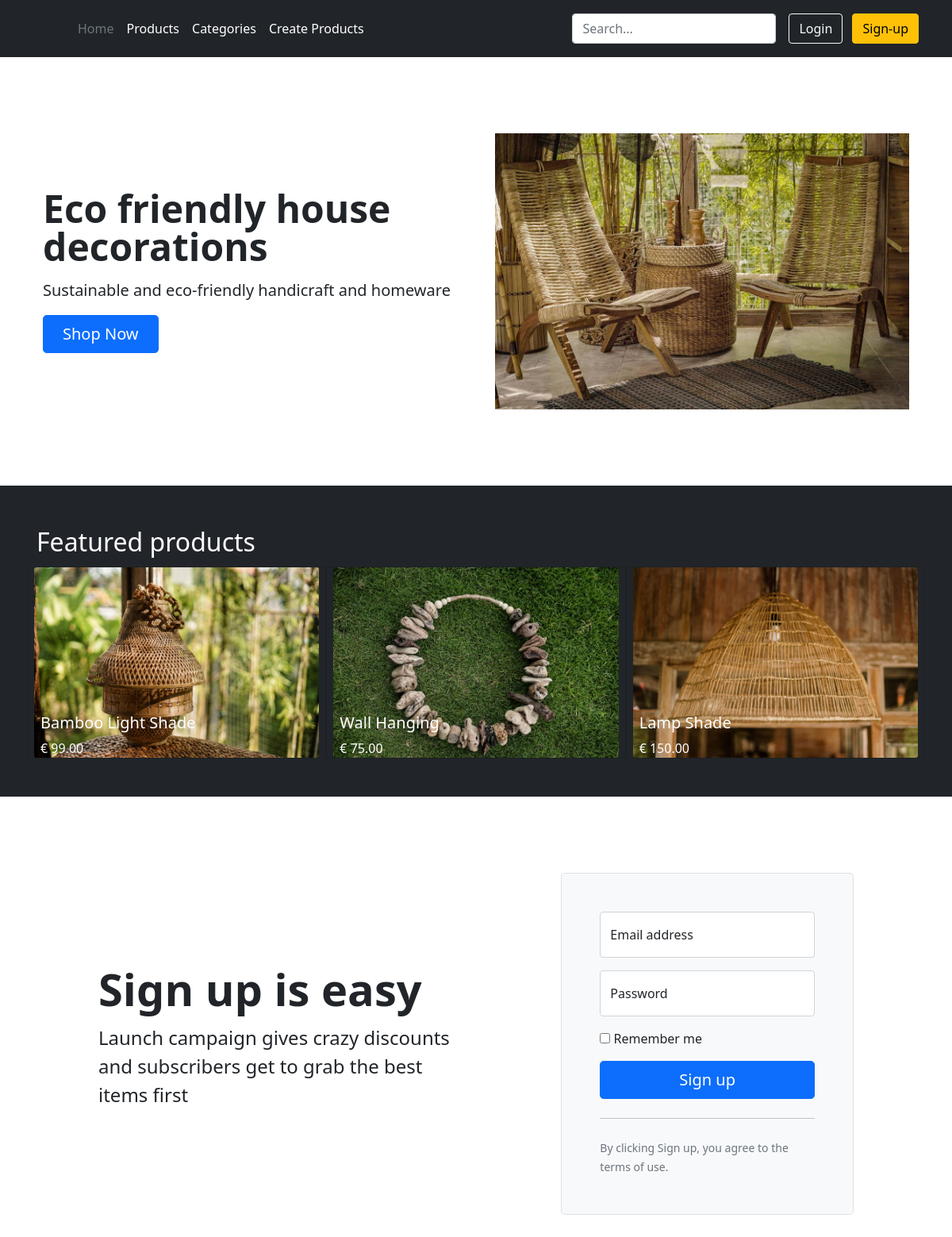
The app's page /, older data.
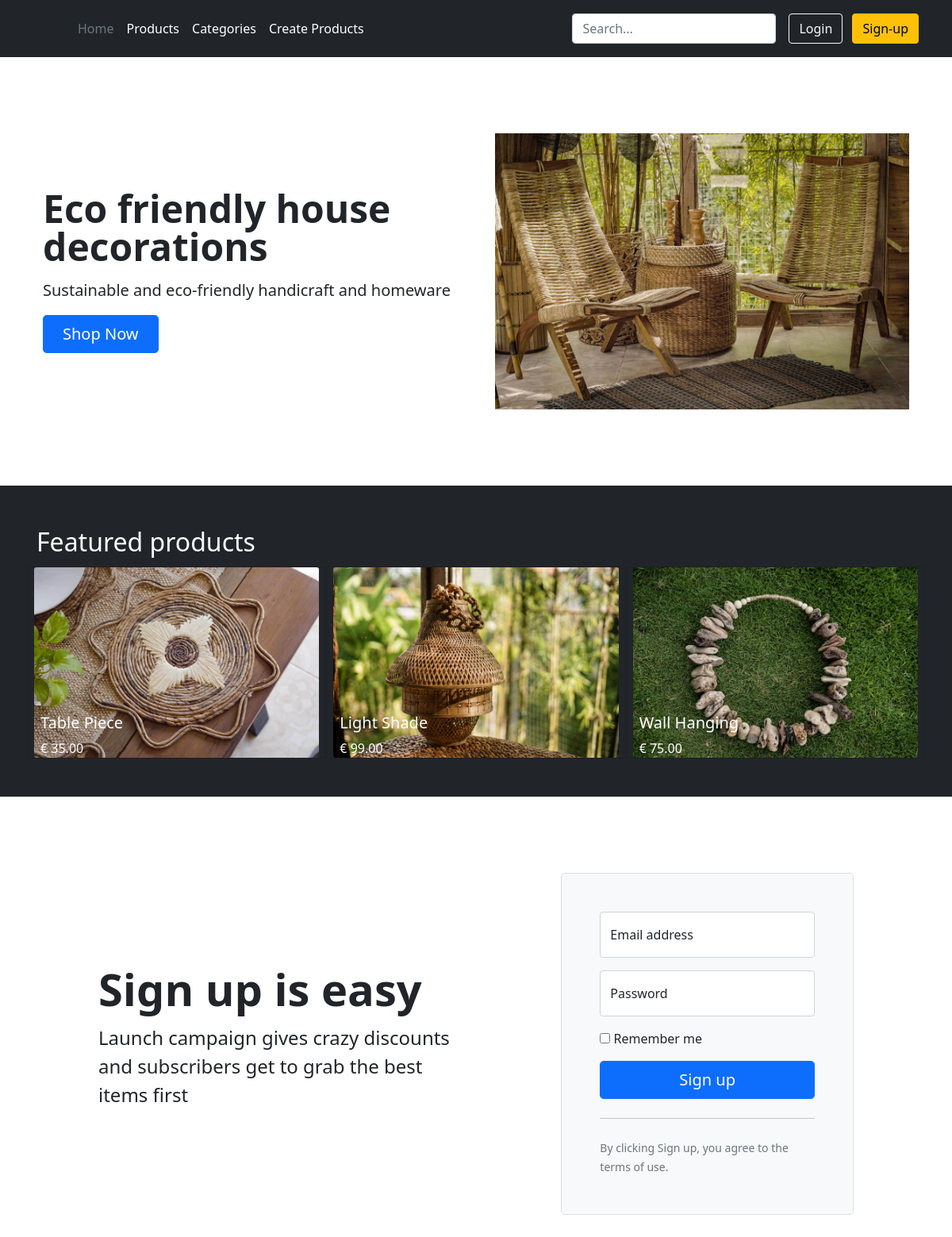
The same page, newer data.
### products/models.py (models this page shows, shortened)
class Product(models.Model):
    title = models.CharField(max_length=200)
    description = models.TextField(blank=True)
    image = models.ImageField(upload_to='images/')
    price = models.DecimalField(max_digits=6, decimal_places=2)
    category = models.ForeignKey(Category, related_name='product', on_delete=models.CASCADE)
    slug = models.SlugField(max_length=255)
    in_stock = models.BooleanField(default=True)  # Stock to change to numeric value
    is_active = models.BooleanField(default=True)
    created = models.DateTimeField(auto_now_add=True)
    updated = models.DateTimeField(auto_now=True)
    class Meta:
        verbose_name_plural = 'Products'
        ordering = ('-created',)

### storeAnada/views.py (the view)
# urls.py: path('', storeAnada.views.HomeView.as_view(), name='home'),
class HomeView(TemplateView):
	template_name = "store/home.html"
	def get_context_data(self, **kwargs):
		context = super().get_context_data(**kwargs)
		context["products"] = Product.objects.all()[:3]
		return context

### templates/store/home.html (shortened to what this page needs)
{% extends "base.html" %}
{% load static %}
{% block content %}
    <div class="container col-xxl-8 px-4 py-5">
        <div class="row flex-lg-row-reverse align-items-center g-5 py-5">
            <div class="col-10 col-sm-8 col-lg-6">
                <img src="{% static "/images/chairs.jpg" %}" class="d-block mx-lg-auto img-fluid" alt="Anada Chairs"
                     width="700" height="500" loading="lazy">
            </div>
            <div class="col-lg-6">
                <h1 class="display-5 fw-bold lh-1 mb-3">Eco friendly house decorations</h1>
                <p class="lead">
                    Sustainable and eco-friendly handicraft and homeware
                </p>
                <div class="d-grid gap-2 d-md-flex justify-content-md-start">
                    <a href="{% url 'product-list' %}"><button type="button" class="btn btn-primary btn-lg px-4 me-md-2">Shop Now</button></a>
                </div>
            </div>
        </div>
    </div>
    <div class="album py-5 bg-dark">
        <div class="container text-white">
        <h2 class="p-1">Featured products</h2>
            <div class="row row-cols-1 row-cols-sm-2 row-cols-md-3 g-3 text-black">
                {% for product in  products %}
                <div class="card bg-dark text-white">
                    <a href="{% url 'product-detail' pk=product.pk %}">
                  <img class="card-img" src="/media/{{ product.image }}" alt="{{ product.title }}">
                        </a>
                  <div class="card-img-overlay" style="top: 70%">
                    <h5 class="card-title">{{ product.title }}</h5>
                    <p class="card-text">€ {{ product.price}}</p>
                  </div>
                </div>
                {% endfor %}
            </div>
        </div>
    </div>
    <div class="container col-xl-10 col-xxl-8 px-4 py-5">
    <div class="row align-items-center g-lg-5 py-5">
      <div class="col-lg-7 text-center text-lg-start">
        <h2 class="display-4 fw-bold lh-1 mb-3">Sign up is easy</h2>
        <p class="col-lg-10 fs-4">Launch campaign gives crazy discounts and subscribers get to grab the best items first</p>
      </div>
      <div class="col-md-10 mx-auto col-lg-5">
        <form class="p-4 p-md-5 border rounded-3 bg-light">
          <div class="form-floating mb-3">
            <input type="email" class="form-control" id="floatingInput" placeholder="name@example.com">
            <label for="floatingInput">Email address</label>
          </div>
          <div class="form-floating mb-3">
            <input type="password" class="form-control" id="floatingPassword" placeholder="Password">
            <label for="floatingPassword">Password</label>
          </div>
          <div class="checkbox mb-3">
            <label>
              <input type="checkbox" value="remember-me"> Remember me
            </label>
          </div>
          <button class="w-100 btn btn-lg btn-primary" type="submit">Sign up</button>
          <hr class="my-4">
          <small class="text-muted">By clicking Sign up, you agree to the terms of use.</small>
        </form>
      </div>
    </div>
  </div>
{% endblock %}

Row changes from the older to the newer data that the page shows:
no longer on this page (row unchanged): Product: image (picture), title "Lamp Shade", price "150.00"
added Product: image (picture), title "Table Piece", price "35.00"
changed Product: title "Bamboo Light Shade" → "Light Shade"
